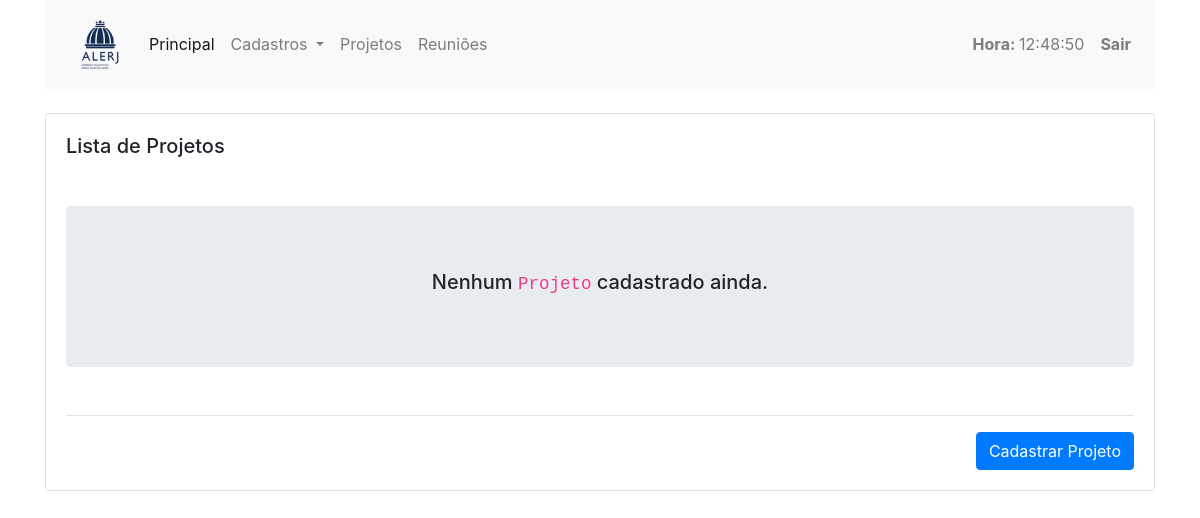
Before: /projetos/ (signed in) with the older database file.
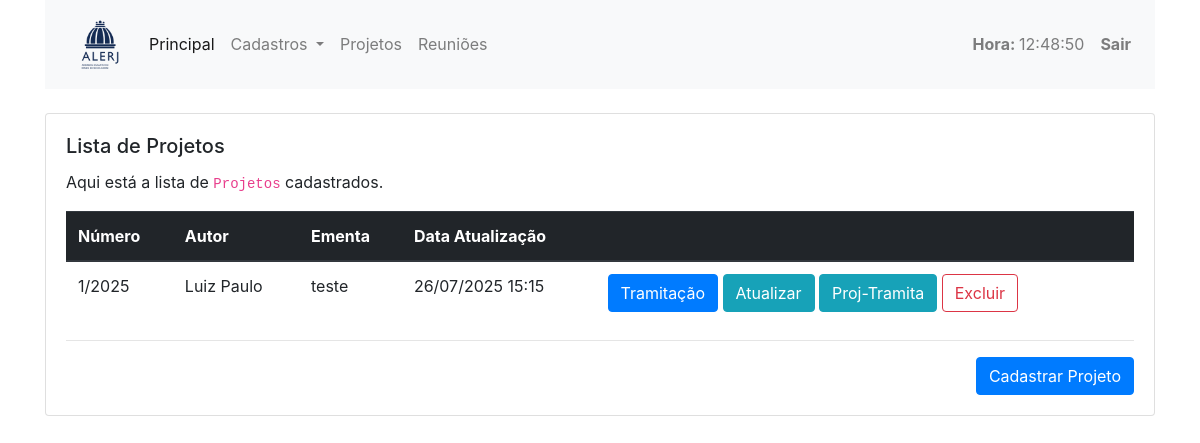
After: the same page with the newer database file.
### cadastro/models.py (models this page shows, shortened)
class Projeto(models.Model):
    PERGUNTA_CHOICES = (
        ("S", "Sim"),
        ("N", "Não"),
    )
    ano = models.IntegerField(null=False, blank=False)
    numero = models.IntegerField(null=False, blank=False)
    ementa = models.CharField(max_length=2000)
    autor = models.ForeignKey(Deputado, on_delete=models.PROTECT, related_name='autor_projeto', default=None)
    relator = models.ForeignKey(Deputado, on_delete=models.PROTECT, related_name='relator_projeto', default=None, blank=True, null=True)
    observacao = models.CharField(max_length=2000, default=None, null=True)
    tem_parecer = models.BooleanField(default=False, null=True)
    reuniao = models.IntegerField(default=None, null=True)
    esta_na_comissao = models.CharField(choices=PERGUNTA_CHOICES, max_length=1, default="N", null=True)
    parecer_notes = models.CharField(choices=PERGUNTA_CHOICES, max_length=1, default="N", null=True)
    numero_lei = models.CharField(max_length=50, blank=None, null=True)
    data_atualizacao = models.DateTimeField('Data Atualização', default=timezone.now)
    class Meta:
        ordering = ['-ano', '-numero']
        unique_together = ('ano', 'numero',)

class Deputado(models.Model):
    nome = models.CharField(max_length=200)
    partido = models.CharField(max_length=50, default=None)
    data_atualizacao = models.DateTimeField('Data Atualização', default=timezone.now)
    ativo = models.BooleanField(default=True)
    class Meta:
        ordering = ['nome']
    def __str__(self):
        return self.nome

### cadastro/views.py (the view)
# urls.py: path('projetos/', ProjetoListView.as_view(), name="lista_projetos"),  # LISTA
class ProjetoListView(LoginRequiredMixin, ListView):
    template_name = "cadastro/projeto/projeto_listagem.html"
    model = Projeto
    context_object_name = "projetos"

### cadastro/templatetags/tempo_atual.py (called while the page is built)
@register.simple_tag
def tempo_atual():
    return datetime.datetime.now().strftime('%H:%M:%S')

### cadastro/templates/cadastro/projeto/projeto_listagem.html (shortened to what this page needs)
{% extends "cadastro/_layouts/base.html" %}
{% load primeira_letra %}
{% block conteudo %}
  <div class="row">
    <div class="col-lg-12 col-md-12 col-sm-12 col-xs-12">
      <div class="card">
        <div class="card-body">
          <h5 class="card-title">Lista de Projetos</h5>
          {% if projetos|length > 0 %}
            <p class="card-text">
              Aqui está a lista de <code>Projetos</code> cadastrados.
            </p>
            <table class="table">
              <thead class="thead-dark">
              <tr>
                <th>Número</th>
                <th>Autor</th>
                <th>Ementa</th>
                <th>Data Atualização</th>
                <th>&nbsp;</th>
              </tr>
              </thead>
              <tbody>
              {% for projeto in projetos %}
                <tr>
                  <td>{{ projeto.numero }}/{{ projeto.ano }}</td>
                  <td>{{ projeto.autor }}</td>
                  <td>{{ projeto.ementa }}</td>
                  <td>{{ projeto.data_atualizacao|date:'d/m/Y H:i' }}</td>
                  <td>
                    <a href="{% url 'lista_tramitacoes' pk=projeto.id %}"
                       class="btn btn-primary">
                      Tramitação
                    </a>
                    <a href="{% url 'projeto_edita' pk=projeto.id %}"
                       class="btn btn-info">
                      Atualizar
                    </a>
                    <a href="{% url 'projeto_tramitacoes' pk=projeto.id %}"
                       class="btn btn-info">
                      Proj-Tramita
                    </a>
                    <a href="{% url 'projeto_excluir' pk=projeto.id %}"
                      class="btn btn-outline-danger">
                        Excluir
                    </a>
                  </td>
                </tr>
              {% endfor %}
              </tbody>
            </table>
        {% else %}
          <div class="text-center mt-5 mb-5 jumbotron">
            <h5>Nenhum <code>Projeto</code> cadastrado ainda.</h5>
          </div>
        {% endif %}
          <hr />
          <div class="text-right">
            <a href="{% url 'projeto_insere' %}" class="btn btn-primary">Cadastrar Projeto</a>
          </div>
        </div>
      </div>
    </div>
  </div>
{% endblock %}

Changed rows visible on the page:
added Projeto: numero "1", ano "2025", autor "Luiz Paulo", ementa "teste", data_atualizacao "26/07/2025 15:15"
Other visible differences:
text no longer shown: "Nenhum Projeto cadastrado ainda."
text now shown: "Aqui está a lista de Projetos cadastrados. Número Autor Ementa Data Atualização"
